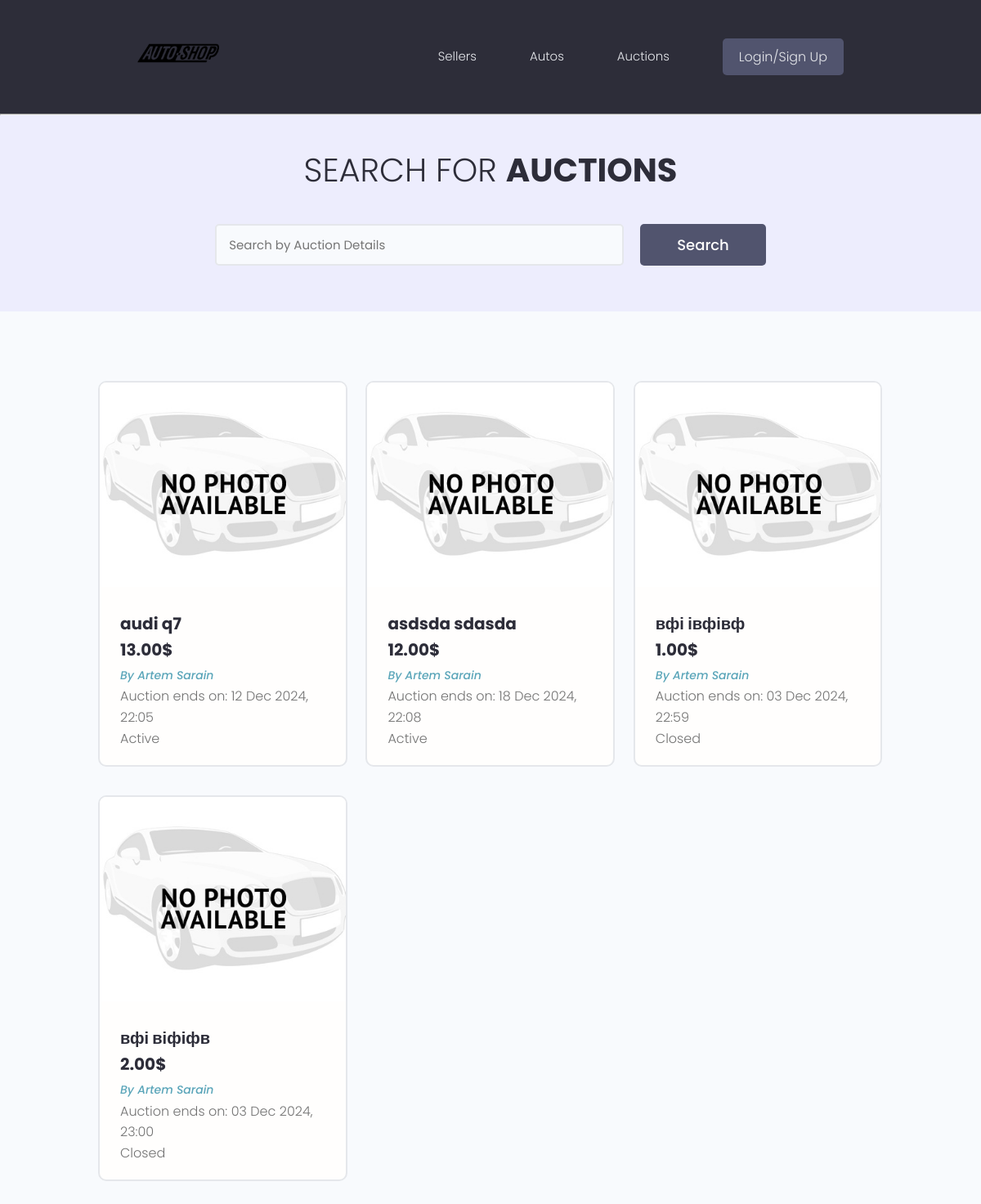
The app's page /auction/all/, older data.
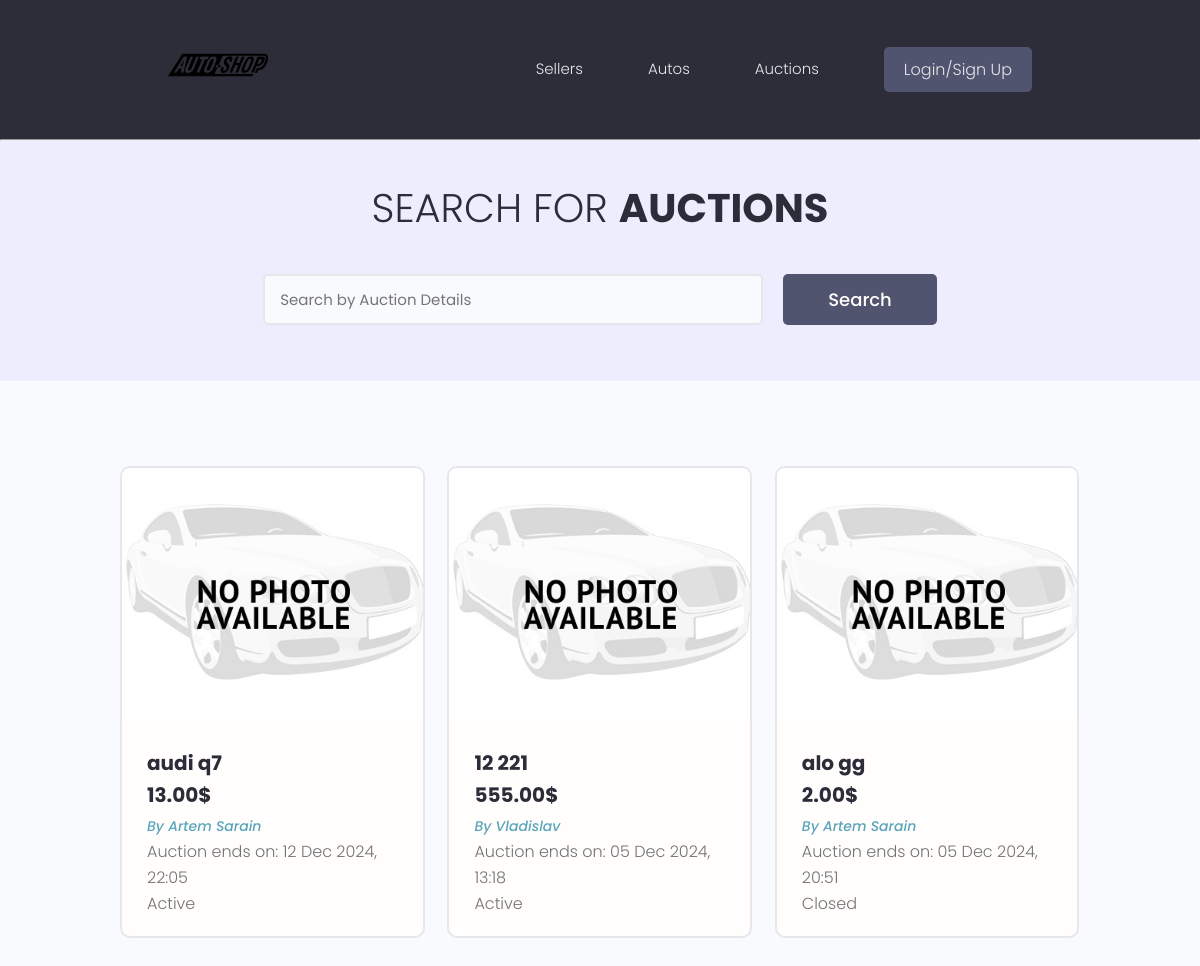
The same page, newer data.
### auction/models.py (models this page shows, shortened)
class Auction(models.Model):
    id = models.BigAutoField(primary_key=True)
    auto = models.ForeignKey(AuctionCar, on_delete=models.CASCADE)
    start_time = models.DateTimeField(auto_now_add=True, editable=True)
    end_time = models.DateTimeField()
    start_price = models.DecimalField(max_digits=10, decimal_places=2)
    current_price = models.DecimalField(max_digits=10, decimal_places=2, default=0)
    is_active = models.BooleanField(default=True)
    owner = models.ForeignKey(Profile, null=True, blank=True, on_delete=models.CASCADE)
    like_count = models.IntegerField(default=0)
    created = models.DateTimeField(auto_now_add=True)

class AuctionCar(models.Model):
    car_brand = models.CharField(max_length=100)
    car_model = models.CharField(max_length=100)
    description = models.TextField(blank=True, null=True)
    featured_image = models.ImageField(null=True, blank=True, default="default-auto.jpg")
    owner = models.ForeignKey(Profile, on_delete=models.CASCADE)

### users/models.py (models this page shows, shortened)
class Profile(models.Model):
    id = models.BigAutoField(primary_key=True)
    user = models.OneToOneField(User, on_delete=models.CASCADE)
    name = models.CharField(max_length=50, null=True, blank=True)
    email = models.EmailField(max_length=254, default="default@example.com")
    username = models.CharField(max_length=50, null=True, blank=True)
    shortbio = models.CharField(max_length=100, null=True, blank=True)
    bio = models.TextField(null=True, blank=True)
    profile_image = models.ImageField(null=True, blank=True, default="profiles/default-user.png", upload_to='profiles/')
    location = models.CharField(max_length=200)
    social_telegram = models.CharField(max_length=500, null=True, blank=True)
    social_youtube = models.CharField(max_length=500, null=True, blank=True)
    vote_total = models.IntegerField(default=0, null=True, blank=True)
    vote_ratio = models.IntegerField(default=0, null=True, blank=True)
    created = models.DateTimeField(auto_now_add=True)

### auction/views.py (the view)
# urls.py: path('all/', views.allAuctions, name='all_auctions'),
def allAuctions(request):
    logger.info("Отримання списку всіх аукціонів.")
    auctions, search_query = searchAuction(request)
    custom_range, auctions = paginateAuctions(request, auctions, 6)
    context = {'auctions': auctions, 'custom_range': custom_range, "search_query": search_query}
    return render(request, 'auction/all_auctions.html', context)

### auction/utils.py (called while the page is built)
def searchAuction(request):
    search_query = ""
    if request.GET.get("search_query"):
        search_query = request.GET.get("search_query")
    auctions = Auction.objects.distinct().filter(
        Q(auto__car_brand__icontains=search_query) |
        Q(auto__car_model__icontains=search_query) |
        Q(owner__name__icontains=search_query)
    )
    return auctions, search_query

def paginateAuctions(request, auctions, results_per_page):
    page = request.GET.get('page')
    paginator = Paginator(auctions, results_per_page)
    try:
        auctions = paginator.page(page)
    except PageNotAnInteger:
        page = 1
        auctions = paginator.page(page)
    except EmptyPage:
        page = paginator.num_pages
        auctions = paginator.page(page)
    left_index = int(page) - 4
    if left_index < 1:
        left_index = 1
    right_index = int(page) + 5
    if right_index > paginator.num_pages:
        right_index = paginator.num_pages + 1
    custom_range = range(left_index, right_index)
    return custom_range, auctions

### auction/templates/auction/all_auctions.html (shortened to what this page needs)
{% extends 'main.html' %}
{% block content %}
<main class="projects">
    <section class="hero-section text-center">
        <div class="container container--narrow">
            <div class="hero-section__box">
                <h2>Search for <span>Auctions</span></h2>
            </div>
            <div class="hero-section__search">
                <form id="searchForm" class="form" action="{% url 'all_auctions' %}" method="get">
                    <div class="form__field">
                        <input class="input input--text" id="formInput#search" type="text" name="search_query"
                               value="{{search_query}}" placeholder="Search by Auction Details"/>
                    </div>
                    <input class="btn btn--sub btn--lg" type="submit" value="Search"/>
                </form>
            </div>
        </div>
    </section>
    <section class="projectsList">
        <div class="container">
            <div class="grid grid--three">
                {% for auction in auctions %}
                <div class="column">
                    <div class="card project">
                        <a href="{% url 'single-auction' auction.id %}" class="project">
                            <img class="project__thumbnail" src="{{ auction.auto.featured_image.url }}"
                                 alt="auction thumbnail"/>
                            <div class="card__body">
                                <h3 class="project__title">{{ auction.auto.car_brand }} {{ auction.auto.car_model }}</h3>
                                <h5 class="project__title">{{ auction.current_price }}$</h5>
                                <p><a class="project__author" href="{% url 'user-profile' auction.owner.id %}">By {{ auction.owner.name }}</a></p>
                                <p class="project__time">Auction ends on: {{ auction.end_time|date:"d M Y, H:i" }}</p>
                                <p class="project__status">
                                    {% if auction.is_active %}
                                    <span class="status active">Active</span>
                                    {% else %}
                                    <span class="status inactive">Closed</span>
                                    {% endif %}
                                </p>
                            </div>
                        </a>
                    </div>
                </div>
                {% endfor %}
            </div>
        </div>
    </section>
</main>
{% endblock content %}

Row changes from the older to the newer data that the page shows:
removed Auction: auto.featured_image (placeholder picture), auto.car_brand "asdsda", auto.car_model "sdasda", current_price "12.00", owner.name "Artem Sarain", end_time "18 Dec 2024, 22:08", is_active "Active"
removed Auction: auto.featured_image (placeholder picture), auto.car_brand "вфі", auto.car_model "івфівф", current_price "1.00", owner.name "Artem Sarain", end_time "03 Dec 2024, 22:59", is_active "Closed"
removed Auction: auto.featured_image (placeholder picture), auto.car_brand "вфі", auto.car_model "віфіфв", current_price "2.00", owner.name "Artem Sarain", end_time "03 Dec 2024, 23:00", is_active "Closed"
added Auction: auto.featured_image (placeholder picture), auto.car_brand "12", auto.car_model "221", current_price "555.00", owner.name "Vladislav", end_time "05 Dec 2024, 13:18", is_active "Active"
added Auction: auto.featured_image (placeholder picture), auto.car_brand "alo", auto.car_model "gg", current_price "2.00", owner.name "Artem Sarain", end_time "05 Dec 2024, 20:51", is_active "Closed"
